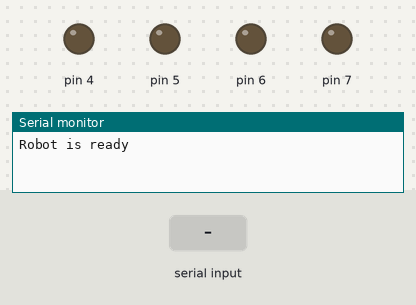
The sketch below on a simulated Arduino Uno, built with avr-gcc and run on an emulated ATmega328P. Parts: output pins drawn as LEDs (lit = HIGH), the last lines printed to the serial monitor. Inputs (shaded band) come from the test bench.

Above: at 1.2 s.
1.3 s: "w" received over Serial
At 2.5 s:
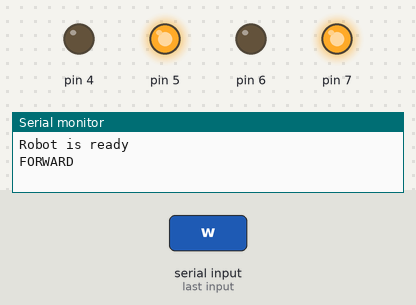
2.8 s: "a" received over Serial
At 3.7 s:
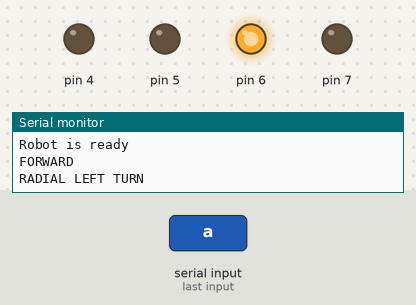
4.3 s: "d" received over Serial
At 4.9 s:
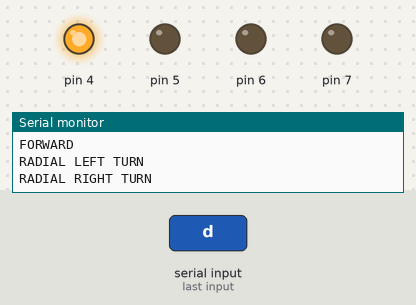
5.8 s: "x" received over Serial
At 7.0 s:
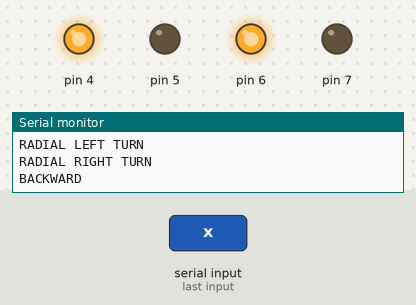
7.3 s: "W" received over Serial
At 8.4 s:
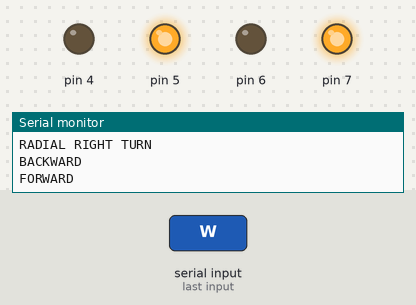
8.8 s: "A" received over Serial
At 9.5 s:
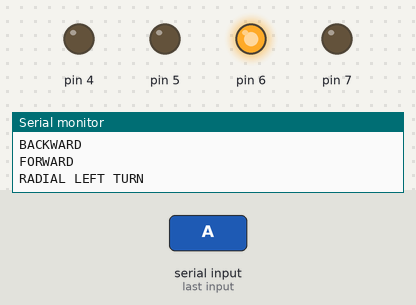
Timing chart, 0 to 11.3 s (numbered marks = the images above; inputs shaded):
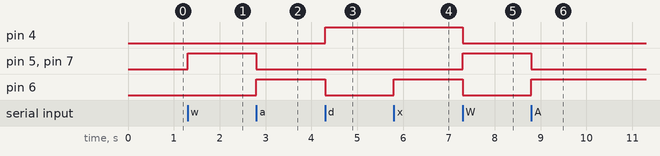

Measured:
- after the input at 1.3 s, pin 5, pin 7: LOW → HIGH at once
- after the input at 2.8 s, pin 5, pin 7: HIGH → LOW at once; pin 6: LOW → HIGH at once
- after the input at 4.3 s, pin 4: LOW → HIGH at once; pin 6: HIGH → LOW at once
- after the input at 5.8 s, pin 6: LOW → HIGH at once
- after the input at 7.3 s, pin 4, pin 6: HIGH → LOW at once; pin 5, pin 7: LOW → HIGH at once
- after the input at 8.8 s, pin 5, pin 7: HIGH → LOW at once; pin 6: LOW → HIGH at once

The sketch:

PC_Control_robot_Serial.ino
```cpp
void setup() {
  // put your setup code here, to run once:
  pinMode(4,OUTPUT);
  pinMode(5,OUTPUT);
  pinMode(6,OUTPUT);
  pinMode(7,OUTPUT);
  Serial.begin(9600);
  Serial.println("Robot is ready");

}

void loop() {
  if(Serial.available())
  {
    char c = Serial.read();

    if(c=='w' || c=='W')
    {
      forward();
      Serial.println("FORWARD");
    }
    if(c=='a' || c=='A')
    {
      radial_left();
      Serial.println("RADIAL LEFT TURN");
    }
    if(c=='d' || c=='D')
    {
      radial_right();
      Serial.println("RADIAL RIGHT TURN");
    }
    if(c=='x' || c=='X')
    {
      backward();
      Serial.println("BACKWARD");
    }
    if(c=='s' || c=='S')
    {
      time_stop();
      Serial.println("STOP");
    }

  }
}

void forward()
{
  digitalWrite(5,HIGH);
  digitalWrite(4,LOW);
  digitalWrite(7,HIGH);
  digitalWrite(6,LOW);

}
void backward()
{

  digitalWrite(4,HIGH);
  digitalWrite(5,LOW);
  digitalWrite(6,HIGH);
  digitalWrite(7,LOW);
}

void radial_left()
{
  digitalWrite(4,LOW);
  digitalWrite(5,LOW);
  digitalWrite(6,HIGH);
  digitalWrite(7,LOW);
}

void radial_right()
{
   digitalWrite(4,HIGH);
  digitalWrite(5,LOW);
  digitalWrite(6,LOW);
  digitalWrite(7,LOW);
}
void time_stop()
{
  digitalWrite(4,LOW);
  digitalWrite(5,LOW);
  digitalWrite(6,LOW);
  digitalWrite(7,LOW);

}
```
